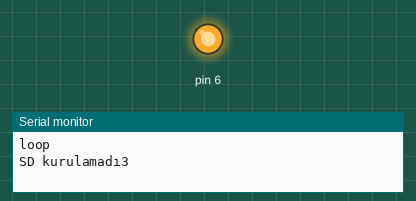
Simulated run of this sketch. Board: Arduino Uno, built for the host (arithmetic inside an expression is 32-bit, double 64-bit). Shown: output pins drawn as LEDs (lit = HIGH), the last lines printed to the serial monitor.

Above: at 0.2 s.
At 16.2 s:
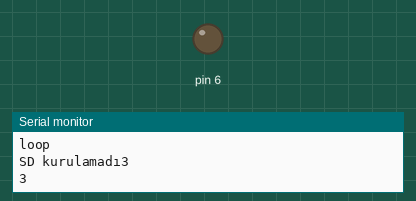
Timing chart, 0 to 16.5 s (numbered marks = the images above):
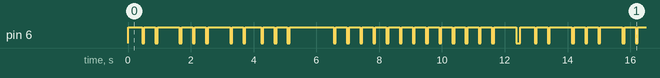

Measured:
- by itself, pin 6: moves between LOW and HIGH, repeating every 12.5 s
- by itself, everything shown: repeats every 12.5 s, in 48 steps

The sketch:

project_pota-mate.ino
```cpp
#include <SPI.h>
#include <Ethernet.h>
byte mac[] = {
  0x90, 0xA2, 0xDA, 0x0F, 0x4A, 0x57
}; //mac address
byte ip[] = {
  10, 0, 4, 12
}; // seçilen ip
EthernetServer server(80);
byte gateway[] = {
  10, 0, 0, 253
};
byte subnet[] = {
  255, 255, 248, 0
};
String readString;
//////////////////////
int freq = 3;
void setup() {
  pinMode(6, OUTPUT);
  pinMode(6, OUTPUT);
  //pinMode(10, OUTPUT); //karışmayın sd için gerekli
  Ethernet.begin(mac, ip, gateway, subnet); //ethernet başlangıç
  server.begin();
  Serial.begin(9600);
  Serial.println("loop");
  Serial.print("SD kurulamadı");
}
void loop() {
  digitalWrite(5, HIGH);
  digitalWrite(6, HIGH);

  Serial.println(freq);
  delay(100);
  EthernetClient client = server.available();
  if (client) {
    while (client.connected()) {
      if (client.available()) {
        char c = client.read();
        //read char by char HTTP request
        if (readString.length() < 100) {
          //store characters to string
          readString += c;
          //Serial.print(c);
        }
        if (readString.indexOf("?mode1") > 0) //checks for    on
        {
          freq = 1;
        }
        if (readString.indexOf("?mode2") > 0 ) //checks for off
        {
          freq = 2;
        }
        if (readString.indexOf("?mode3") > 0) //checks for on
        {
          freq = 3;
        }
        if (readString.indexOf("?mode4") > 0) //checks for off
        {
          freq = 4;
        }
        if (readString.indexOf("?mode5") > 0) //checks for on
        {
          freq = 5;
        }
        if (readString.indexOf("?turnoff") > 0 ) //checks for off
        {
          freq = 0;
        }
        if (c == '\n') {
          ///////////////
          Serial.println(readString);
          client.println("HTTP/1.1 200 OK"); //send new page
          client.println("Content-Type: text/html");
          client.println();
          client.println("<HTML>");
          client.println("<HEAD>");
          client.println("<meta name='apple-mobile-web-app-capable' content='yes' />");
          client.println("<meta name='apple-mobile-web-app-status-bar-style' content='black-translucent' />");
          client.println("<link rel='stylesheet' type='text/css' href='http://homeautocss.net84.net/a.css' />");
          client.println("<TITLE>Control Panel</TITLE>");
          client.println("</HEAD>");
          client.println("<BODY>");
          client.println("<H1>Hisar CS Patates Control Panel</H1>");
          client.println("<br />");
          client.println("Software Version : v1.4beta2");
          client.println("<hr />");
          client.println("<br />");
          client.println(Ethernet.localIP());
          client.println("<br />");
          client.println("<br />");
          client.println("<a href=\"/?mode1\"\">mode-1</a>");
          client.println("<a href=\"/?mode2\"\">mode-2</a><br />");
          client.println("<br />");
          client.println("<a href=\"/?mode3\"\">mode-3</a>");
          client.println("<a href=\"/?mode4\"\">mode-4 </a><br />");
          client.println("<br />");
          client.println("<a href=\"/?mode5\"\">mode-5</a>");
          client.println("<a href=\"/?turnoff\"\">Turn Off</a><br />");
          client.println("<br />");
          client.println("</BODY>");
          client.println("</HTML>");
          delay(1);
          client.stop();//bağlantı fin.
          readString = "";
        }
      }
    }
  }
  if (freq == 1) {
    digitalWrite(6, HIGH);
    delay(100);
    digitalWrite(6, LOW);
    delay(250);
  }
  else if (freq == 2) {
    for (int i = 0; i < 100; i++) {
      digitalWrite(6, HIGH);
      delay(i * 10);
      digitalWrite(6, LOW);
      delay(200);
    }
  }
  else if (freq == 3) {
    int D = 70;
    digitalWrite(6, HIGH);   // turn the LED on (HIGH is the voltage level)
    delay(D * 5);        // wait for a second
    digitalWrite(6, LOW);    // turn the LED off by making the voltage LOW
    delay(D);              // wait for a second
    digitalWrite(6, HIGH);   // turn the LED on (HIGH is the voltage level)
    delay(D * 5);            // wait for a second
    digitalWrite(6, LOW);    // turn the LED off by making the voltage LOW
    delay(D);              // wait for a second
    digitalWrite(6, HIGH);   // turn the LED on (HIGH is the voltage level)
    delay(D * 10);            // wait for a second
    digitalWrite(6, LOW);    // turn the LED off by making the voltage LOW
    delay(D);              // wait for a second
    digitalWrite(6, HIGH);   // turn the LED on (HIGH is the voltage level)
    delay(D * 5);            // wait for a second
    digitalWrite(6, LOW);    // turn the LED off by making the voltage LOW
    delay(D);              // wait for a second
    digitalWrite(6, HIGH);   // turn the LED on (HIGH is the voltage level)
    delay(D * 5);            // wait for a second
    digitalWrite(6, LOW);    // turn the LED off by making the voltage LOW
    delay(D);              // wait for a second
    digitalWrite(6, HIGH);   // turn the LED on (HIGH is the voltage level)
    delay(D * 10);            // wait for a second
    digitalWrite(6, LOW);    // turn the LED off by making the voltage LOW
    delay(D);              // wait for a second
    digitalWrite(6, HIGH);   // turn the LED on (HIGH is the voltage level)
    delay(D * 5);            // wait for a second
    digitalWrite(6, LOW);    // turn the LED off by making the voltage LOW
    delay(D);              // wait for a second
    digitalWrite(6, HIGH);   // turn the LED on (HIGH is the voltage level)
    delay(500);              // wait for a second
    digitalWrite(6, LOW);    // turn the LED off by making the voltage LOW
    delay(D);              // wait for a second
    digitalWrite(6, HIGH);   // turn the LED on (HIGH is the voltage level)
    delay(D * 5);            // wait for a second
    digitalWrite(6, LOW);    // turn the LED off by making the voltage LOW
    delay(D);              // wait for a second
    digitalWrite(6, HIGH);   // turn the LED on (HIGH is the voltage level)
    delay(D * 5);            // wait for a second
    digitalWrite(6, LOW);    // turn the LED off by making the voltage LOW
    delay(D);              // wait for a second
    digitalWrite(6, HIGH);   // turn the LED on (HIGH is the voltage level)
    delay(D * 20);            // wait for a second
    digitalWrite(6, LOW);    // turn the LED off by making the voltage LOW
    delay(D);              // wait for a second
    digitalWrite(6, HIGH);   // turn the LED on (HIGH is the voltage level)
    delay(D * 5);            // wait for a second
    digitalWrite(6, LOW);    // turn the LED off by making the voltage LOW
    delay(D);              // wait for a second
    digitalWrite(6, HIGH);   // turn the LED on (HIGH is the voltage level)
    delay(D * 5);            // wait for a second
    digitalWrite(6, LOW);    // turn the LED off by making the voltage LOW
    delay(D);              // wait for a second
    digitalWrite(6, HIGH);   // turn the LED on (HIGH is the voltage level)
    delay(D * 5);            // wait for a second
    digitalWrite(6, LOW);    // turn the LED off by making the voltage LOW
    delay(D);              // wait for a second
    digitalWrite(6, HIGH);   // turn the LED on (HIGH is the voltage level)
    delay(D * 5);            // wait for a second
    digitalWrite(6, LOW);    // turn the LED off by making the voltage LOW
    delay(D);              // wait for a second
    digitalWrite(6, HIGH);   // turn the LED on (HIGH is the voltage level)
    delay(D * 5);            // wait for a second
    digitalWrite(6, LOW);    // turn the LED off by making the voltage LOW
    delay(D);              // wait for a second
    digitalWrite(6, HIGH);   // turn the LED on (HIGH is the voltage level)
    delay(D * 5);            // wait for a second
    digitalWrite(6, LOW);    // turn the LED off by making the voltage LOW
    delay(D);              // wait for a second
    digitalWrite(6, HIGH);   // turn the LED on (HIGH is the voltage level)
    delay(D * 5);            // wait for a second
    digitalWrite(6, LOW);    // turn the LED off by making the voltage LOW
    delay(D);              // wait for a second
    digitalWrite(6, HIGH);   // turn the LED on (HIGH is the voltage level)
    delay(D * 5);            // wait for a second
    digitalWrite(6, LOW);    // turn the LED off by making the voltage LOW
    delay(D);              // wait for a second
    digitalWrite(6, HIGH);   // turn the LED on (HIGH is the voltage level)
    delay(D * 5);            // wait for a second
    digitalWrite(6, LOW);    // turn the LED off by making the voltage LOW
    delay(D);              // wait for a second
    digitalWrite(6, HIGH);   // turn the LED on (HIGH is the voltage level)
    delay(D * 5);            // wait for a second
    digitalWrite(6, LOW);    // turn the LED off by making the voltage LOW
    delay(D);              // wait for a second
    digitalWrite(6, HIGH);   // turn the LED on (HIGH is the voltage level)
    delay(D * 5);            // wait for a second
    digitalWrite(6, LOW);    // turn the LED off by making the voltage LOW
    delay(D);              // wait for a second
    digitalWrite(6, HIGH);   // turn the LED on (HIGH is the voltage level)
    delay(D * 5);            // wait for a second
    digitalWrite(6, LOW);    // turn the LED off by making the voltage LOW
    delay(D);              // wait for a second
    digitalWrite(6, HIGH);   // turn the LED on (HIGH is the voltage level)             // wait for a second             // wait for a second
    digitalWrite(6, HIGH);   // turn the LED on (HIGH is the voltage level)
    delay(D * 10);            // wait for a second
    digitalWrite(6, LOW);    // turn the LED off by making the voltage LOW
    delay(D * 2);            // wait for a second
  }
  else if (freq == 4) {

    digitalWrite(6, HIGH);   // turn the LED on (HIGH is the voltage level)
    delay(250);
    digitalWrite(6, LOW);   // turn the LED on (HIGH is the voltage level)
    delay(50);
    digitalWrite(6, HIGH);   // turn the LED on (HIGH is the voltage level)
    delay(250);    // wait for a second
    digitalWrite(6, LOW);    // turn the LED off by making the voltage LOW
    delay(1000);              // wait for a second
  }
}
```
